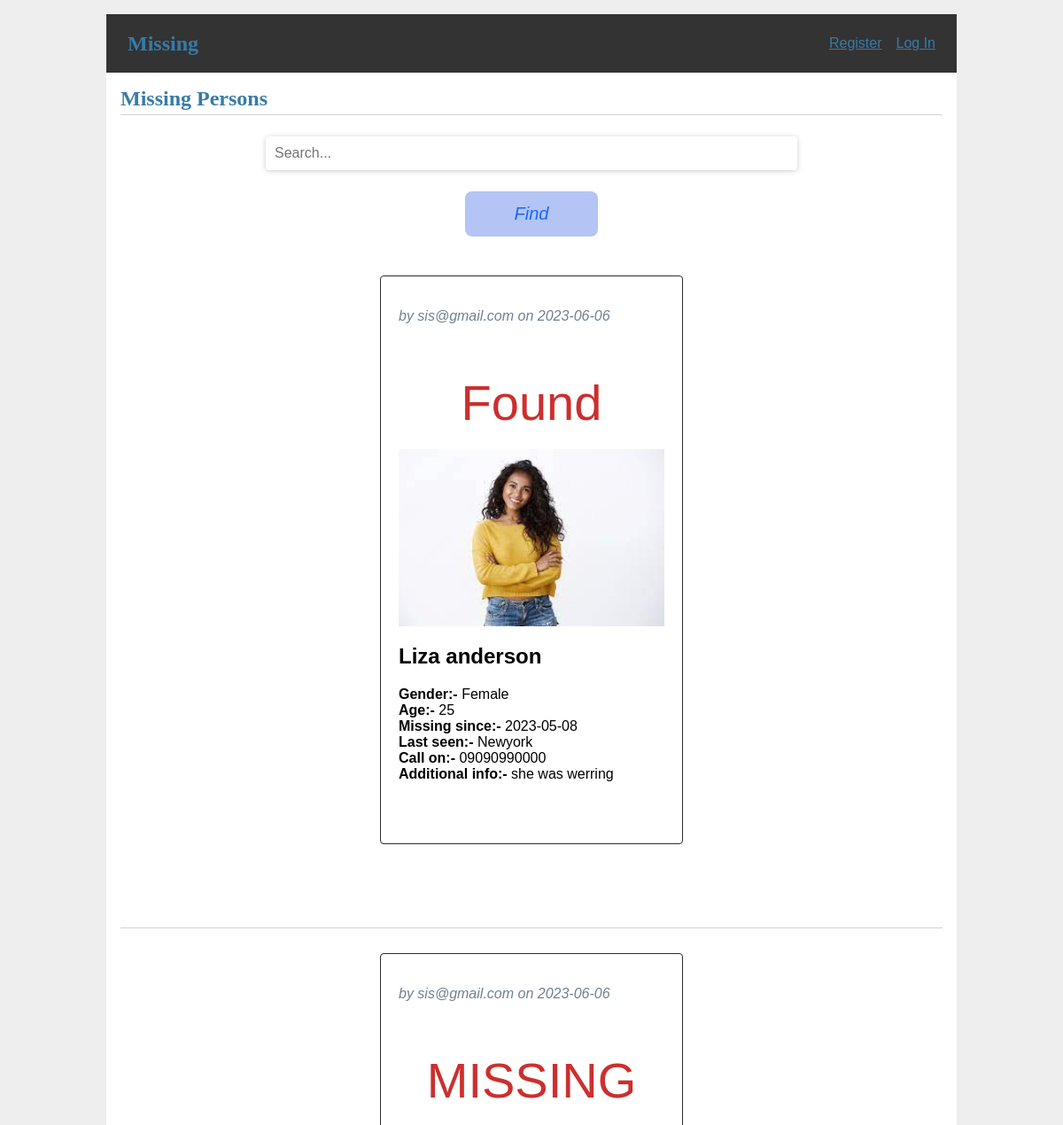
Before: / (upper part) with the older database file.
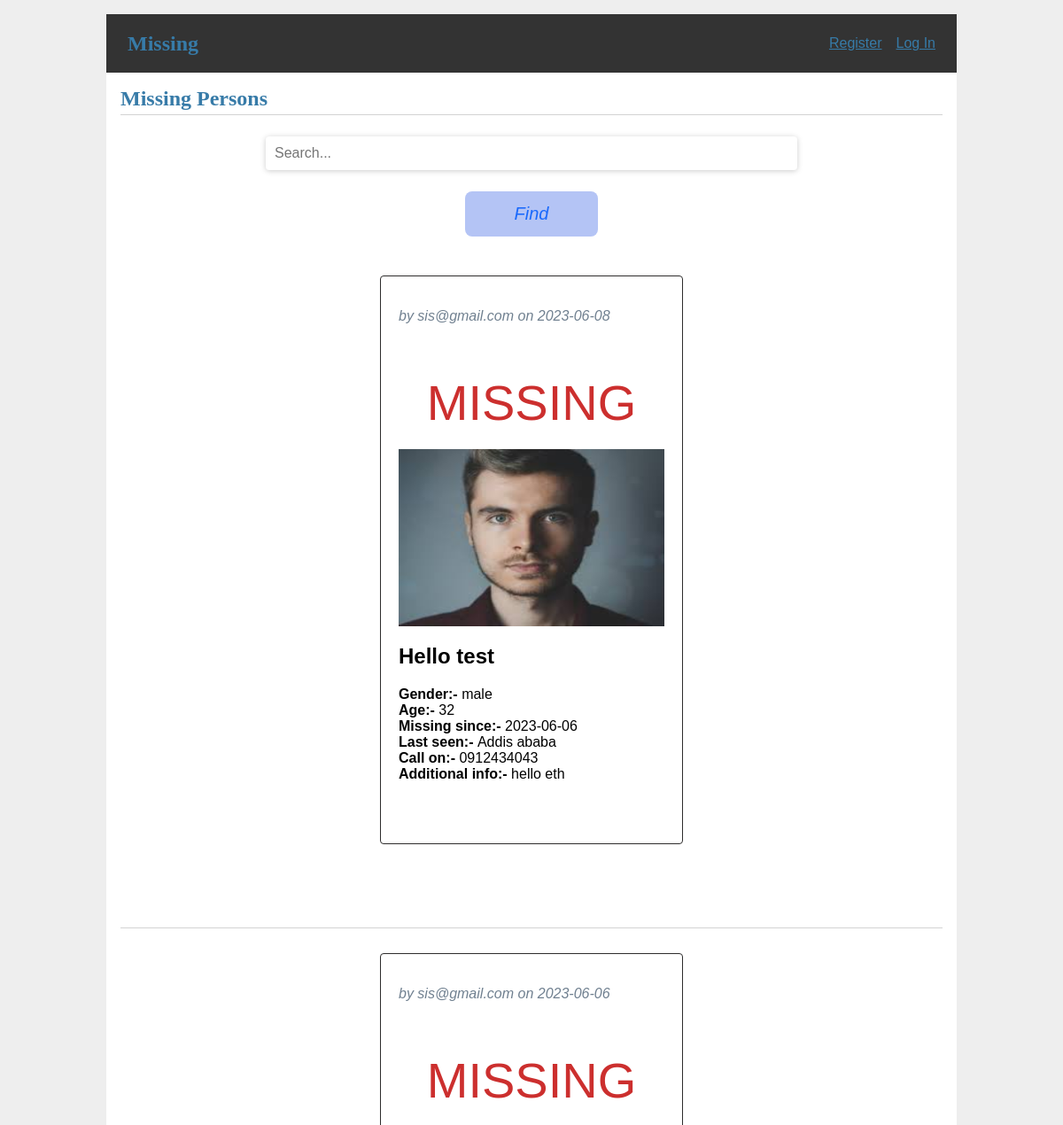
After: the same page with the newer database file.
### tables this page shows
CREATE TABLE post (
  id INTEGER PRIMARY KEY AUTOINCREMENT,
  finder_id INTEGER NOT NULL,
  created TIMESTAMP NOT NULL DEFAULT CURRENT_TIMESTAMP,
  missed_name TEXT NOT NULL,
  since TEXT NOT NULL,
  missing_from TEXT NOT NULL,
  gender TEXT NOT NULL,
  age TEXT NOT NULL,
  call_on TEXT NOT NULL,
  additional_info TEXT NOT NULL,
  photo_url TEXT NOT NULL,
  status TEXT NOT NULL,
  FOREIGN KEY (finder_id) REFERENCES user (id)
);

CREATE TABLE user (
  id INTEGER PRIMARY KEY AUTOINCREMENT,
  finder_name TEXT NOT NULL,
  phone TEXT NOT NULL,
  finder_location TEXT NOT NULL,
  email TEXT UNIQUE NOT NULL,
  password TEXT NOT NULL,
  role_id INTEGER NOT NULL,
  FOREIGN KEY (role_id) REFERENCES role (id)
);

### missing/blog.py (the view)
@bp.route('/')
def index():
    db = get_db()
    posts = db.execute(
        'SELECT p.id, missed_name, since, missing_from, gender, age, call_on, additional_info, photo_url, status, created,  finder_id, email'
        ' FROM post p JOIN user u ON p.finder_id = u.id'
        ' ORDER BY created DESC'
    ).fetchall()
    return render_template('blog/index.html', posts=posts)

### missing/auth.py (called while the page is built)
@bp.before_app_request
def load_logged_in_user():
    user_id = session.get('user_id')
    if user_id is None:
        g.user = None
    else:
        db = get_db()
        g.user = db.execute(
            'SELECT * FROM user WHERE id = ?', (user_id,)
        ).fetchone()

### missing/db.py (called while the page is built)
def get_db():
    if 'db' not in g:
        g.db = sqlite3.connect(
            current_app.config['DATABASE'],
            detect_types=sqlite3.PARSE_DECLTYPES
        )
        g.db.row_factory = sqlite3.Row
    return g.db

### missing/templates/blog/index.html (shortened to what this page needs)
{% extends 'base.html' %}
{% block header %}
  <h1>{% block title %}Missing Persons{% endblock %}</h1>
{% endblock %}
{% block content %}
<div>
  <form class="search-container" action="{{ url_for('blog.search') }}" method="POST">
    <input type="text" placeholder="Search..." name="query" class="search-input">
    <button type="submit" class="search-button"><i class="fa fa-search">Find</i></button>
  </form>
</div>
{% for post in posts %}
  <div class="row-container">
      <article class="post">
          <p class="about">by {{ post['email'] }} on {{ post['created'].strftime('%Y-%m-%d') }}</p>
            {% if post['status'] == 'active' %}
            <p class="miss">MISSING</p>
             {% elif  post['status'] == 'resolved' %}
             <p class="miss">Found</p>
             {% endif %}
          {% if post['photo_url'] %}
            <img src="{{ url_for('static', filename='uploads/' + post['photo_url']) }}" alt="{{ post['missed_name'] }} photo">
          {% endif %}
          <h2>{{ post['missed_name'] }}</h2>
          <ul>
            <li><strong>Gender:- </strong>{{ post['gender'] }}</li>
            <li><strong>Age:- </strong>{{ post['age'] }}</li>
            <li><strong>Missing since:- </strong>{{ post['since'] }}</li>
            <li><strong>Last seen:- </strong>{{ post['missing_from'] }}</li>
            <li><strong>Call on:- </strong>{{ post['call_on'] }}</li>
            <li><strong>Additional info:- </strong>{{ post['additional_info']}}</li>
          </ul>
      </article>
    </div>
    {% if not loop.last %}
      <hr>
    {% endif %}
  {% endfor %}
{% endblock %}

### missing/templates/base.html (shortened to what this page needs)
<!doctype html>
<link rel="stylesheet" href="{{ url_for('static', filename='css/style.css') }}">
<nav>
  <h1><a href="{{ url_for('index') }}">Missing</a></h1>
  <ul>
    {% if g.user %}
      <li><span>{{ g.user['email'] }}</span>
      <li><a href="{{ url_for('auth.logout') }}">Log Out</a>
    {% else %}
      <li><a href="{{ url_for('auth.register') }}">Register</a>
      <li><a href="{{ url_for('auth.login') }}">Log In</a>
    {% endif %}
  </ul>
</nav>
<section class="content">
  <header>
    {% block header %}{% endblock %}
  </header>
  {% block content %}{% endblock %}
</section>

### missing/static/css/style.css (style rules this page uses)
a { color: #377ba8; }
hr { border: none; border-top: 1px solid lightgray; }
nav h1 { flex: auto; margin: 0; }
nav h1 a { text-decoration: none; padding: 0.25rem 0.5rem; }
nav ul { display: flex; list-style: none; margin: 0; padding: 0; }
.content { padding: 0 1rem 1rem; }
.content > header { border-bottom: 1px solid lightgray; display: flex; align-items: flex-end; }
.content > header h1 { flex: auto; margin: 1rem 0 0.25rem 0; }
.post .about { color: slategray; font-style: italic; }
.content form { margin: 1em 0; display: flex; flex-direction: column; }
.content input, .content textarea { margin-bottom: 1em; }
.miss { color: #cc2f2e; font-size: 350%; text-align: center; margin-bottom: 20px; }
ul { list-style: none; padding: 0; }
article { border: 1px solid #2e2d2d; border-radius: 4px; margin: 20px; padding: 20px; width: 300px; height: 600px; }
nav { background-color: #333; color: #377ba8; padding: 1rem; display: flex; align-items: center; }
nav ul li a, nav ul li span, header .action { display: block; padding: 0.5rem; }
h1 { font-family: serif; color: #377ba8; margin: 1rem 0; }
img { display: block; width: 300px; height: 200px; margin: 1rem auto; }
.row-container { display: flex; flex-direction: row; flex-wrap: wrap; justify-content: center; margin-bottom: 8%; }
.search-container { display: flex; align-items: center; margin-top: 10px; margin-bottom: 10px; }
.search-input { padding: 10px; border: none; border-radius: 4px; box-shadow: 0px 1px 6px #ccc; font-size: 16px; flex: 1; width: 600px; }
.search-button { background-color: #b4cbd1; border: none; color: #000000; cursor: pointer; padding: 16px 16px; font-size: 20px; border-radius: 4px; margin-left: -4px; width: 150px; }
input { width: 100%; padding: 12px 20px; margin: 8px 0; box-sizing: border-box; border: 2px solid #8f8c8c; border-radius: 4px; }
button[type="submit"] { background-color: #b4c4f5; color: rgb(25, 105, 252); padding: 14px 20px; margin: 8px 0; border: none; border-radius: 8px; cursor: pointer; }

Changed rows visible on the page:
removed post: email "sis@gmail.com", created "2023-06-06", status "Found", photo_url (picture), missed_name "Liza anderson", gender "Female", age "25", since "2023-05-08", missing_from "Newyork", call_on "09090990000", additional_info "she was werring"
added post: email "sis@gmail.com", created "2023-06-08", status "MISSING", photo_url (picture), missed_name "Hello test", gender "male", age "32", since "2023-06-06", missing_from "Addis ababa", call_on "0912434043", additional_info "hello eth"
